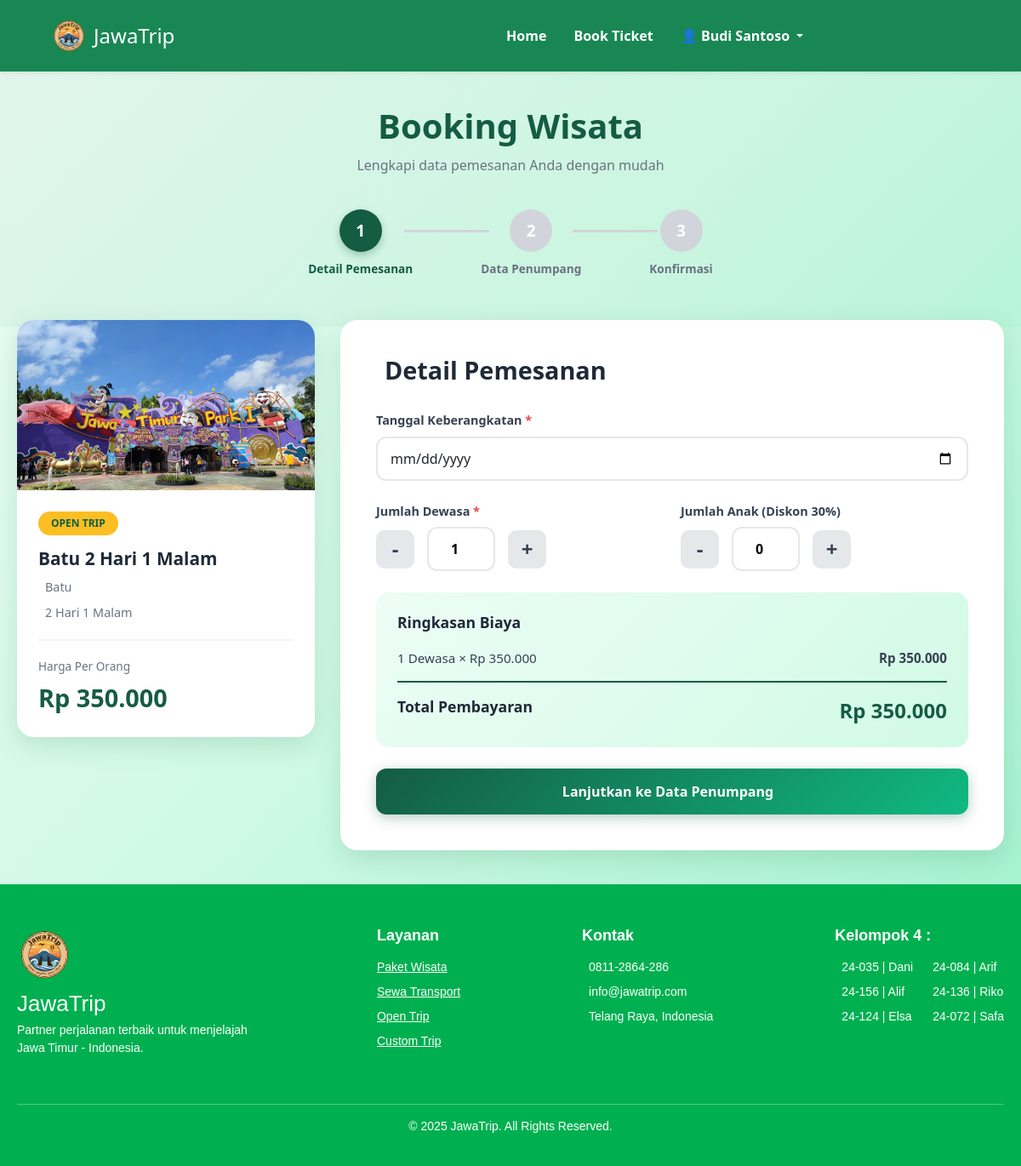
Page /pesan.php (signed in) on the committed database.
### tables this page shows
CREATE TABLE `paket_wisata` (
  `id_paket` int(11) NOT NULL,
  `nama_paket` varchar(100) NOT NULL,
  `harga_per_pax` decimal(15,2) NOT NULL,
  `durasi` varchar(50) DEFAULT NULL,
  `id_hotel` int(11) DEFAULT NULL,
  `id_transport` int(11) DEFAULT NULL,
  `fasilitas_lain` text DEFAULT NULL COMMENT 'List html: <li>Makan 3x</li> <li>Tiket Masuk</li>',
  `gambar_paket` varchar(255) DEFAULT NULL,
  `id_kota` int(11) DEFAULT NULL,
  `deskripsi_wisata` text DEFAULT NULL
);

CREATE TABLE `kota` (
  `id_kota` int(11) NOT NULL,
  `nama_kota` varchar(100) NOT NULL,
  `gambar_kota` varchar(255) DEFAULT NULL
);

### pesan.php (the view, shortened to what this page needs)
<?php
include 'koneksi.php';
include 'includes/header.php';
include 'includes/navbar.php';
$id_paket = isset($_GET['id_paket']) ? $_GET['id_paket'] : 1;
$query_paket = "SELECT p.*, k.nama_kota
                FROM paket_wisata p
                JOIN kota k ON p.id_kota = k.id_kota
                WHERE p.id_paket = '$id_paket'";
$result_paket = mysqli_query($conn, $query_paket);
$paket = mysqli_fetch_assoc($result_paket);
?>
<link rel="stylesheet" href="assets/booking-style.css">
<div class="booking-container">
    <div class="booking-header">
        <h1 class="booking-title">Booking Wisata</h1>
        <p class="booking-subtitle">Lengkapi data pemesanan Anda dengan mudah</p>
    </div>
    <div class="progress-indicator">
        <div class="progress-step active">
            <div class="step-circle">1</div>
            <span class="step-label">Detail Pemesanan</span>
        </div>
        <div class="progress-line"></div>
        <div class="progress-step">
            <div class="step-circle">2</div>
            <span class="step-label">Data Penumpang</span>
        </div>
        <div class="progress-line"></div>
        <div class="progress-step">
            <div class="step-circle">3</div>
            <span class="step-label">Konfirmasi</span>
        </div>
    </div>
    <div class="booking-grid">
        <div class="sidebar-info">
            <div class="paket-card">
                <img src="img/<?= $paket['gambar_paket'] ?>" alt="<?= $paket['nama_paket'] ?>" class="paket-img">
                <div class="paket-content">
                    <span class="badge-open">OPEN TRIP</span>
                    <h3 class="paket-name"><?= $paket['nama_paket'] ?></h3>
                    <div class="paket-info-item">
                        <span><?= $paket['nama_kota'] ?></span>
                    </div>
                    <div class="paket-info-item">
                        <span><?= $paket['durasi'] ?></span>
                    </div>
                    <div class="paket-price">
                        <p class="price-label">Harga Per Orang</p>
                        <p class="price-amount">Rp <?= number_format($paket['harga_per_pax'], 0, ',', '.') ?></p>
                    </div>
                </div>
            </div>
        </div>
        <div class="form-section">
            <div class="form-card">
                <h2 class="form-title">
                    Detail Pemesanan
                </h2>
                <form method="POST" id="formDetail">
                    <div class="form-group">
                        <label class="form-label">Tanggal Keberangkatan <span class="required">*</span></label>
                        <input type="date" name="tanggal" class="form-control" required
                               min="<?= date('Y-m-d') ?>"
                               value="<?= isset($_SESSION['booking']['tanggal']) ? $_SESSION['booking']['tanggal'] : '' ?>">
                    </div>
                    <div class="form-row">
                        <div class="form-group">
                            <label class="form-label">Jumlah Dewasa <span class="required">*</span></label>
                            <div class="counter-group">
                                <button type="button" class="btn-counter" onclick="decreaseValue('dewasa')">-</button>
                                <input type="number" id="dewasa" name="dewasa"
                                       value="<?= isset($_SESSION['booking']['dewasa']) ? $_SESSION['booking']['dewasa'] : 1 ?>"
                                       min="1" class="counter-input" onchange="calculateTotal()">
                                <button type="button" class="btn-counter" onclick="increaseValue('dewasa')">+</button>
                            </div>
                        </div>
                        <div class="form-group">
                            <label class="form-label">Jumlah Anak (Diskon 30%)</label>
                            <div class="counter-group">
                                <button type="button" class="btn-counter" onclick="decreaseValue('anak')">-</button>
                                <input type="number" id="anak" name="anak"
                                       value="<?= isset($_SESSION['booking']['anak']) ? $_SESSION['booking']['anak'] : 0 ?>"
                                       min="0" class="counter-input" onchange="calculateTotal()">
                                <button type="button" class="btn-counter" onclick="increaseValue('anak')">+</button>
                            </div>
                        </div>
                    </div>
                    <div class="summary-box">
                        <h3 class="summary-title">Ringkasan Biaya</h3>
                        <div class="summary-item">
                            <span id="labelDewasa">1 Dewasa × Rp <?= number_format($paket['harga_per_pax'], 0, ',', '.') ?></span>
                            <span id="totalDewasa" class="summary-price">Rp <?= number_format($paket['harga_per_pax'], 0, ',', '.') ?></span>
                        </div>
                        <div class="summary-total">
                            <span class="total-label">Total Pembayaran</span>
                            <span id="grandTotal" class="total-amount">Rp <?= number_format($paket['harga_per_pax'], 0, ',', '.') ?></span>
                        </div>
                    </div>
                    <button type="submit" class="btn-primary">
                        Lanjutkan ke Data Penumpang
                    </button>
                </form>
            </div>
        </div>
    </div>
</div>
<?php include 'includes/footer.php'; ?>

### assets/dashboard_home.css (style rules this page uses)
html, body { margin: 0; padding: 0; }

### rows in the picture
paket_wisata: gambar_paket (picture), nama_paket "Batu 2 Hari 1 Malam", id_kota.nama_kota "Batu", durasi "2 Hari 1 Malam", harga_per_pax "350.000"

### other values in the picture
$username "Budi Santoso"
